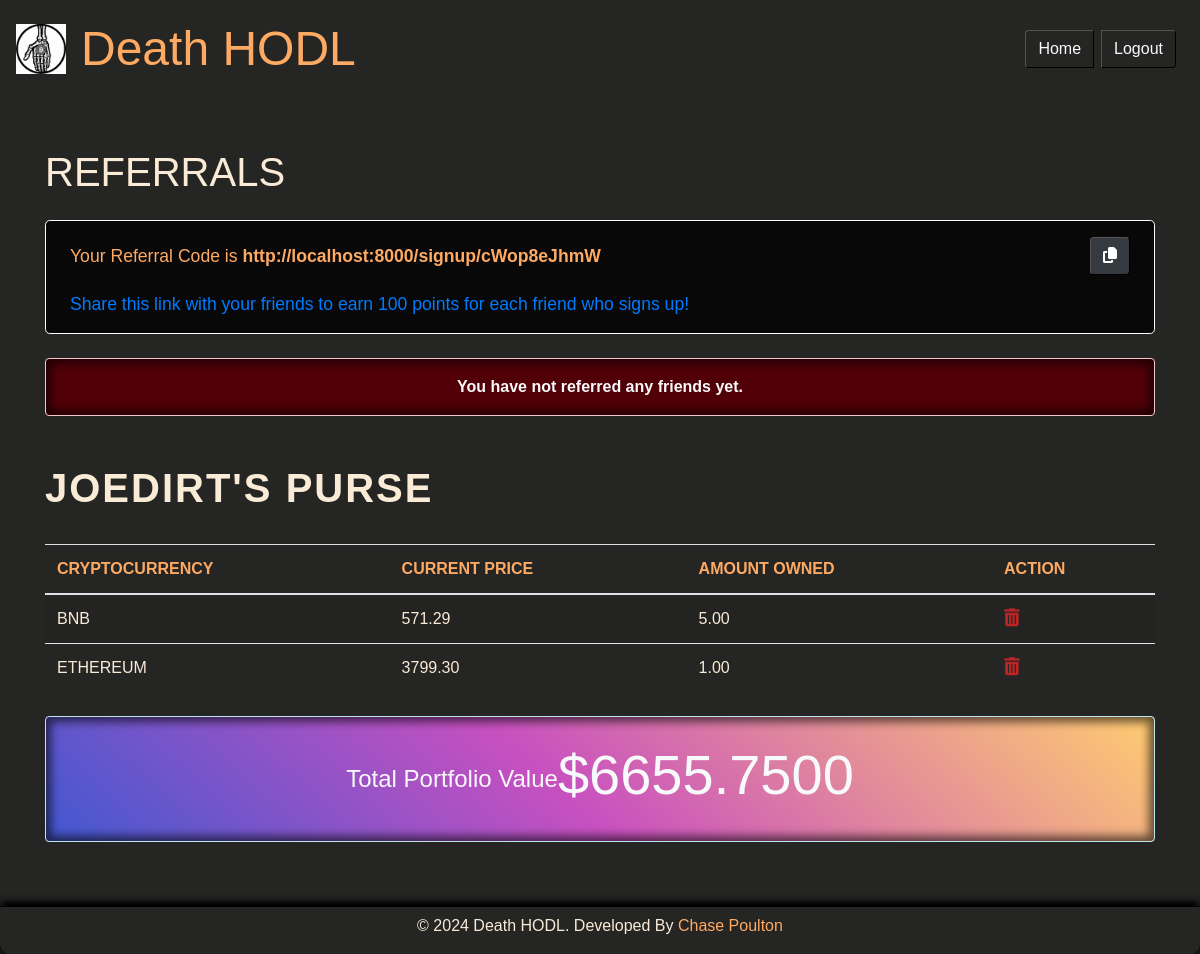
/portfolio/ (signed in), run on the app's committed database.
### mainapp/models.py (models this page shows, shortened)
class Profile(models.Model):
    user = models.OneToOneField(User, on_delete=models.CASCADE)
    referral_code = models.CharField(max_length=10, unique=True)
    bonus = models.IntegerField(default=0)

class Cryptocurrency(models.Model):
    user = models.ForeignKey(User, on_delete=models.CASCADE, related_name='cryptocurrencies', null=True)
    id_from_api = models.CharField(max_length=50)
    name = models.CharField(max_length=50)
    symbol = models.CharField(max_length=10)
    current_price = models.DecimalField(max_digits=10, decimal_places=2)
    quantity = models.DecimalField(max_digits=10, decimal_places=2, default=1)
    class Meta:
        unique_together = ('user', 'name')

class Portfolio(models.Model):
    user = models.ForeignKey(User, on_delete=models.CASCADE, related_name='portfolios')
    total_value = models.DecimalField(max_digits=15, decimal_places=2)

### mainapp/views.py (the view, shortened to what this page needs)
# urls.py: path("portfolio/", views.portfolio_view, name="portfolio"),
@login_required(login_url="login")
def portfolio_view(request):
    current_user = request.user
    referral_code = current_user.profile.referral_code
    referrals = Referal.objects.filter(referrer=current_user)
    total_bonus = current_user.profile.bonus
    user_cryptocurrencies = Cryptocurrency.objects.filter(user=current_user)
    if user_portfolio := Portfolio.objects.filter(user=current_user).first():
        portfolio = Portfolio.objects.get(user=current_user)
        new_portfolio_value = 0
        user_cryptocurrencies = Cryptocurrency.objects.filter(user=current_user)
        for cryptocurrency in user_cryptocurrencies:
            total_value = cryptocurrency.quantity * cryptocurrency.current_price
            new_portfolio_value += total_value
        portfolio.total_value = new_portfolio_value
        portfolio.save()
        context = {
            'current_user': current_user,
            'referral_code': referral_code,
            'user_cryptocurrencies': user_cryptocurrencies,
            'user_portfolio': user_portfolio,
            'referrals': referrals,
            'total_bonus': total_bonus,
            'new_portfolio_value': new_portfolio_value,
        }
    return render(request, 'portfolio.html', context)

### templates/portfolio.html (shortened to what this page needs)
{% extends 'base.html' %}
{% block content %}
<div class="main-container">
  <h1 class="mb-4">REFERRALS</h1>
  <div class="my-4 py-3 px-4 rounded-lg referral-code">
    <div class="d-flex align-items-center justify-content-between">
      <p class="mb-0">Your Referral Code is <strong>http://localhost:8000/signup/{{ referral_code }}</strong></p>
      <button class="btn btn-dark btn-md copy-btn" onclick="sendToClipboard()"><i class="fas fa-copy"></i></button>
    </div>
    <p class="ml-0 mt-3 mb-0"><a href="http://localhost:8000/signup/{{ referral_code }}">Share this link with your friends to earn 100 points for each friend who signs up!</a></p>
  </div>
  {% if referrals %}
  <div class="mb-5">
  <table class="table table-striped table-hover custom-table mt-5">
      <thead>
        <tr>
          <th scope="col">#</th>
          <th scope="col">Referral User</th>
          <th scope="col">Date Joined</th>
        </tr>
      </thead>
      <tbody>
        {% for referral in referrals %}
          <tr>
            <td>{{ forloop.counter }}</td>
            <td>{{ referral.user }}</td>
            <td>{{ referral.user.date_joined }}</td>
          </tr>
        {% endfor %}
      </tbody>
    </table>
    <div class="row mt-5">
      <div class="col-md-6">
        <div class="alert alert-success py-3 mb-3">
          <h4 class="mb-0">Total Referrals</h4>
          <p class="mb-0 display-4">{{ referrals|length }}</p>
        </div>
      </div>
      <div class="col-md-6">
        <div class="alert alert-info py-3 mb-3">
          <h4 class="mb-0 text-dark">Total Points Earned</h4>
          <p class="mb-0 display-4 text-dark">{{ total_bonus }}</p>
        </div>
      </div>
    </div>
  </div>
  {% else %}
  <div class="alert alert-danger my-4 p-3 rounded text-center text-light">
    You have not referred any friends yet.
  </div>
  {% endif %}
  <h1 class="mb-4 mt-5 custom-heading">{{ current_user|upper }}'s Purse</h1>
  {% if user_cryptocurrencies %}
    <div class="table-responsive">
      <table class="table table-striped mb-4 mt-2 custom-table">
        <thead>
          <tr>
            <th class="table-header" scope="col">Cryptocurrency</th>
            <th class="table-header" scope="col">Current Price</th>
            <th class="table-header" scope="col">Amount Owned</th>
            <th class="table-header" scope="col">Action</th>
          </tr>
        </thead>
        <tbody>
          {% for crypto in user_cryptocurrencies %}
            <tr>
              <td>{{ crypto.name }}</td>
              <td>{{ crypto.current_price }}</td>
              <td>{{ crypto.quantity }}</td>
              <td><a href="{% url 'delete_from_portfolio' crypto.id %}"><i class="fa fa-trash red-arrow"></i></a></td>
            </tr>
          {% endfor %}
        </tbody>
      </table>
    </div>
      <div class="alert alert-info py-3 mb-3 fancy-color">
        <h4 class="mb-0 text-light">Total Portfolio Value</h4>
        <p class="mt-2 display-4 text-light">${{ new_portfolio_value }}</p>
      </div>
  {% else %}
  <div class="alert alert-danger my-3 p-3 rounded text-center text-light">
    You have not added any cryptocurrencies to your portfolio yet.
  </div>
  <p><a class="btn btn-outline-light" href="{% url 'home' %}">Add Cryptocurrencies</a></p>
  {% endif %}
  <br><br><br><br>
</div>
{% endblock %}

### crypto/static/css/custom.css (style rules this page uses)
body { background-color: #252524 !important; background: #252524; font-family: 'Pricedown Bl', sans-serif; background-size: cover !important; }
h2, h1, th, tr, thead { font-family: 'Pricedown Bl', sans-serif; color: antiquewhite; }
p { font-family: 'Pricedown Bl', sans-serif; color: antiquewhite; }
#root, .container, html { background-color: #252524; background: #252524; }
.red-arrow { font-size: 18px; color: #BB2525; }
.main-container { background: #252524; font-family: 'Pricedown Bl', sans-serif; color: antiquewhite }
.table-header { font-family: 'Pricedown Bl', sans-serif; color: #FEAA63; user-select: none; }
.referral-code { background-color: #080808; border-radius: 5px; padding: 1rem; margin-bottom: 1rem; border: 1px solid #fff; }
.referral-code p { font-size: 1.1rem; color: #FEAA63; }
.custom-heading { font-size: 2.5rem; font-weight: 600; letter-spacing: 2px; text-transform: uppercase; margin-bottom: .5rem; }
.custom-table { text-transform: uppercase; width: 100%; margin-bottom: 1rem; color: #fff; background-color: #252524; }
th, td { padding: 0.75rem; vertical-align: middle; border-top: 1px solid rgba(255, 255, 255, 0.1); bord }
th { font-weight: bold; text-transform: uppercase; border-bottom: 5px solid rgb(0, 0, 0); text-align: center; font-family: 'Roboto', sans-serif; }
.alert { padding: 0.5rem 1rem !important; background-color: #252530 !important; border-radius: 10px; box-shadow: inset 0px 0px 10px 5px rgba(0,0,0,0.6); display: flex; align-items: center; justify-content: center; margin: auto; font-family: 'Pricedown Bl', sans-serif; outline: none; }
.alert-info { font-weight: bold !important; }
.alert-danger { background-color: #520008 !important; color: rgb(0, 0, 0) !important; font-weight: bold !important; }
.fancy-color { background-color: #4158D0; background-image: linear-gradient(43deg, #4158D0 0%, #C850C0 46%, #FFCC70 100%); }
.btn { background-color: #252524; border: 1.5px outset black !important; color: #FEAA63; font-family: 'Pricedown Bl', sans-serif; font-size: x-large; }

### data on the page
Profile: referral_code "cWop8eJhmW"
Cryptocurrency: name "BNB", current_price "571.29", quantity "5.00"
Cryptocurrency: name "ETHEREUM", current_price "3799.30", quantity "1.00"
Portfolio: total_value "6655.7500"

### other printed values
{{ current_user|upper }} "JOEDIRT"
